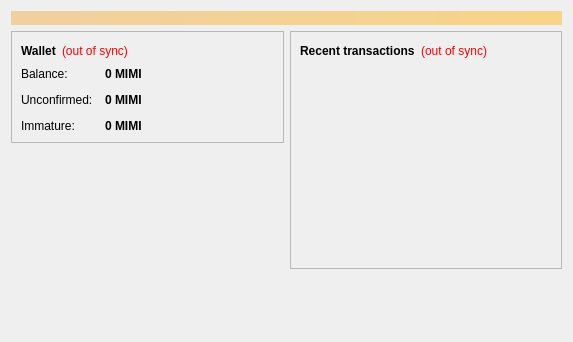
<?xml version="1.0" encoding="UTF-8"?>
<ui version="4.0">
 <class>OverviewPage</class>
 <widget class="QWidget" name="OverviewPage">
  <property name="geometry">
   <rect>
    <x>0</x>
    <y>0</y>
    <width>573</width>
    <height>342</height>
   </rect>
  </property>
  <property name="windowTitle">
   <string>Form</string>
  </property>
  <layout class="QVBoxLayout" name="topLayout">
   <item>
    <widget class="QLabel" name="labelAlerts">
     <property name="visible">
      <bool>false</bool>
     </property>
     <property name="styleSheet">
      <string notr="true">background-color: qlineargradient(x1: 0, y1: 0, x2: 1, y2: 0, stop:0 #F0D0A0, stop:1 #F8D488); color:#000000;</string>
     </property>
     <property name="wordWrap">
      <bool>true</bool>
     </property>
     <property name="margin">
      <number>3</number>
     </property>
    </widget>
   </item>
   <item>
    <layout class="QHBoxLayout" name="horizontalLayout" stretch="1,1">
     <item>
      <layout class="QVBoxLayout" name="verticalLayout_2">
       <item>
        <widget class="QFrame" name="frame">
         <property name="frameShape">
          <enum>QFrame::StyledPanel</enum>
         </property>
         <property name="frameShadow">
          <enum>QFrame::Raised</enum>
         </property>
         <layout class="QVBoxLayout" name="verticalLayout_4">
          <item>
           <layout class="QHBoxLayout" name="horizontalLayout_4">
            <item>
             <widget class="QLabel" name="label_5">
              <property name="font">
               <font>
                <weight>75</weight>
                <bold>true</bold>
               </font>
              </property>
              <property name="text">
               <string>Wallet</string>
              </property>
             </widget>
            </item>
            <item>
             <widget class="QLabel" name="labelWalletStatus">
              <property name="toolTip">
               <string>The displayed information may be out of date. Your wallet automatically synchronizes with the mimicoin network after a connection is established, but this process has not completed yet.</string>
              </property>
              <property name="styleSheet">
               <string notr="true">QLabel { color: red; }</string>
              </property>
              <property name="text">
               <string notr="true">(out of sync)</string>
              </property>
              <property name="alignment">
               <set>Qt::AlignLeading|Qt::AlignLeft|Qt::AlignVCenter</set>
              </property>
             </widget>
            </item>
            <item>
             <spacer name="horizontalSpacer_2">
              <property name="orientation">
               <enum>Qt::Horizontal</enum>
              </property>
              <property name="sizeHint" stdset="0">
               <size>
                <width>40</width>
                <height>20</height>
               </size>
              </property>
             </spacer>
            </item>
           </layout>
          </item>
          <item>
           <layout class="QFormLayout" name="formLayout_2">
            <property name="fieldGrowthPolicy">
             <enum>QFormLayout::AllNonFixedFieldsGrow</enum>
            </property>
            <property name="horizontalSpacing">
             <number>12</number>
            </property>
            <property name="verticalSpacing">
             <number>12</number>
            </property>
            <item row="0" column="0">
             <widget class="QLabel" name="label">
              <property name="text">
               <string>Balance:</string>
              </property>
             </widget>
            </item>
            <item row="0" column="1">
             <widget class="QLabel" name="labelBalance">
              <property name="font">
               <font>
                <weight>75</weight>
                <bold>true</bold>
               </font>
              </property>
              <property name="cursor">
               <cursorShape>IBeamCursor</cursorShape>
              </property>
              <property name="toolTip">
               <string>Your current balance</string>
              </property>
              <property name="text">
               <string notr="true">0 MIMI</string>
              </property>
              <property name="textInteractionFlags">
               <set>Qt::LinksAccessibleByMouse|Qt::TextSelectableByKeyboard|Qt::TextSelectableByMouse</set>
              </property>
             </widget>
            </item>
            <item row="1" column="0">
             <widget class="QLabel" name="label_3">
              <property name="text">
               <string>Unconfirmed:</string>
              </property>
             </widget>
            </item>
            <item row="1" column="1">
             <widget class="QLabel" name="labelUnconfirmed">
              <property name="font">
               <font>
                <weight>75</weight>
                <bold>true</bold>
               </font>
              </property>
              <property name="cursor">
               <cursorShape>IBeamCursor</cursorShape>
              </property>
              <property name="toolTip">
               <string>Total of transactions that have yet to be confirmed, and do not yet count toward the current balance</string>
              </property>
              <property name="text">
               <string notr="true">0 MIMI</string>
              </property>
              <property name="textInteractionFlags">
               <set>Qt::LinksAccessibleByMouse|Qt::TextSelectableByKeyboard|Qt::TextSelectableByMouse</set>
              </property>
             </widget>
            </item>
            <item row="2" column="0">
             <widget class="QLabel" name="labelImmatureText">
              <property name="text">
               <string>Immature:</string>
              </property>
             </widget>
            </item>
            <item row="2" column="1">
             <widget class="QLabel" name="labelImmature">
              <property name="font">
               <font>
                <weight>75</weight>
                <bold>true</bold>
               </font>
              </property>
              <property name="toolTip">
               <string>Mined balance that has not yet matured</string>
              </property>
              <property name="text">
               <string notr="true">0 MIMI</string>
              </property>
              <property name="textInteractionFlags">
               <set>Qt::LinksAccessibleByMouse|Qt::TextSelectableByKeyboard|Qt::TextSelectableByMouse</set>
              </property>
             </widget>
            </item>
           </layout>
          </item>
         </layout>
        </widget>
       </item>
       <item>
        <spacer name="verticalSpacer">
         <property name="orientation">
          <enum>Qt::Vertical</enum>
         </property>
         <property name="sizeHint" stdset="0">
          <size>
           <width>20</width>
           <height>40</height>
          </size>
         </property>
        </spacer>
       </item>
        <item>
         <widget class="QLabel" name="label_wallet_bgcoin">
          <property name="text">
           <string/>
          </property>
          <property name="pixmap">
           <pixmap resource="../bitcoin.qrc">:/images/wallet_bgcoin</pixmap>
          </property>
          <property name="scaledContents">
           <bool>false</bool>
          </property>
          <property name="alignment">
           <set>Qt::AlignCenter</set>
          </property>
          <property name="margin">
           <number>-2</number>
          </property>
         </widget>
        </item>
        <item>
         <widget class="QLabel" name="label_6">
          <property name="text">
           <string/>
          </property>
         </widget>
        </item>
      </layout>
     </item>
     <item>
      <layout class="QVBoxLayout" name="verticalLayout_3">
       <item>
        <widget class="QFrame" name="frame_2">
         <property name="frameShape">
          <enum>QFrame::StyledPanel</enum>
         </property>
         <property name="frameShadow">
          <enum>QFrame::Raised</enum>
         </property>
         <layout class="QVBoxLayout" name="verticalLayout">
          <item>
           <layout class="QHBoxLayout" name="horizontalLayout_2">
            <item>
             <widget class="QLabel" name="label_4">
              <property name="text">
               <string>&lt;b&gt;Recent transactions&lt;/b&gt;</string>
              </property>
             </widget>
            </item>
            <item>
             <widget class="QLabel" name="labelTransactionsStatus">
              <property name="toolTip">
               <string>The displayed information may be out of date. Your wallet automatically synchronizes with the mimicoin network after a connection is established, but this process has not completed yet.</string>
              </property>
              <property name="styleSheet">
               <string notr="true">QLabel { color: red; }</string>
              </property>
              <property name="text">
               <string notr="true">(out of sync)</string>
              </property>
              <property name="alignment">
               <set>Qt::AlignRight|Qt::AlignTrailing|Qt::AlignVCenter</set>
              </property>
             </widget>
            </item>
            <item>
             <spacer name="horizontalSpacer">
              <property name="orientation">
               <enum>Qt::Horizontal</enum>
              </property>
              <property name="sizeHint" stdset="0">
               <size>
                <width>40</width>
                <height>20</height>
               </size>
              </property>
             </spacer>
            </item>
           </layout>
          </item>
          <item>
           <widget class="QListView" name="listTransactions">
            <property name="styleSheet">
             <string notr="true">QListView { background: transparent; }</string>
            </property>
            <property name="frameShape">
             <enum>QFrame::NoFrame</enum>
            </property>
            <property name="verticalScrollBarPolicy">
             <enum>Qt::ScrollBarAlwaysOff</enum>
            </property>
            <property name="horizontalScrollBarPolicy">
             <enum>Qt::ScrollBarAlwaysOff</enum>
            </property>
            <property name="selectionMode">
             <enum>QAbstractItemView::NoSelection</enum>
            </property>
           </widget>
          </item>
         </layout>
        </widget>
       </item>
       <item>
        <spacer name="verticalSpacer_2">
         <property name="orientation">
          <enum>Qt::Vertical</enum>
         </property>
         <property name="sizeHint" stdset="0">
          <size>
           <width>20</width>
           <height>40</height>
          </size>
         </property>
        </spacer>
       </item>
      </layout>
     </item>
    </layout>
   </item>
  </layout>
 </widget>
 <resources/>
 <connections/>
</ui>
